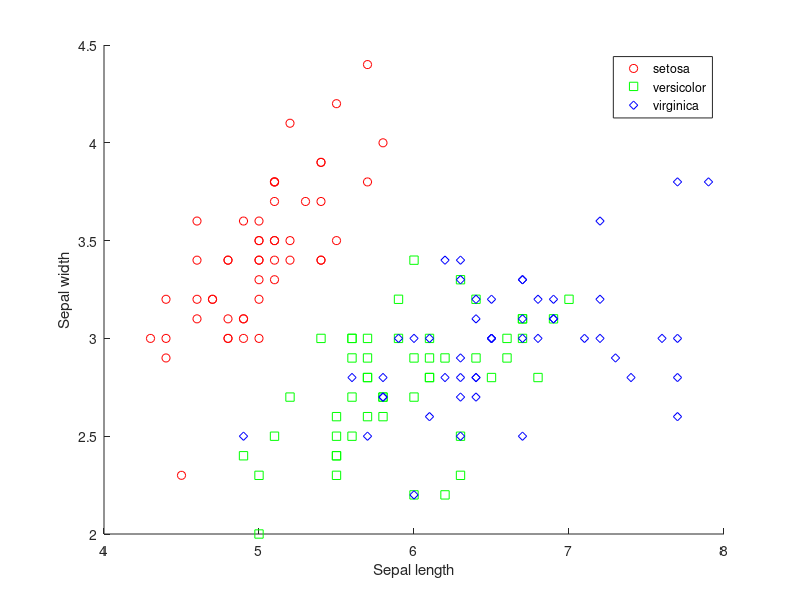
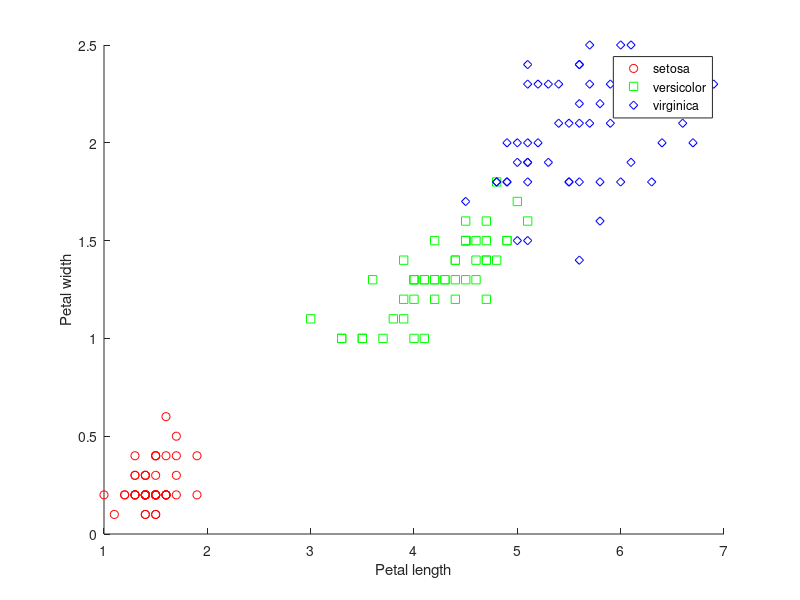

The MATLAB source for these figures, in order: (Note: this script raises an error after producing the figures.)
% This code demonstrates the use of Matlabs 'svmtrain' and 
% 'svmclassify' functions

clear
close all

load fisheriris

figure(1)
gscatter(meas(:,1), meas(:,2), species,'rgb','osd');
xlabel('Sepal length');
ylabel('Sepal width');

figure(2)
gscatter(meas(:,3), meas(:,4), species,'rgb','osd');
xlabel('Petal length');
ylabel('Petal width');


% Find a line separating the Fisher iris data on versicolor and 
% virginica species, according to the petal length and petal width
% measurements. These two species are in rows 51 and higher of the data 
% set, and the petal length and width are the third and fourth columns.
figure(3)
xdata = meas(51:end,3:4); % data is petal length and petal width
group = species(51:end);  % either versicolor or virginica

% train the classifier
svmStruct = svmtrain(xdata,group,'showplot',true);


% let's classify tthe point (5, 2), i.e. and iris with 
% Petal length = 5 and Petal width = 2
species = svmclassify(svmStruct,[5 2],'showplot',true)

hold on;
plot(5,2,'ro','MarkerSize',12);
hold off
% species =
% 'virginica'

sup_vect = svmStruct.SupportVectors
size(sup_vect)